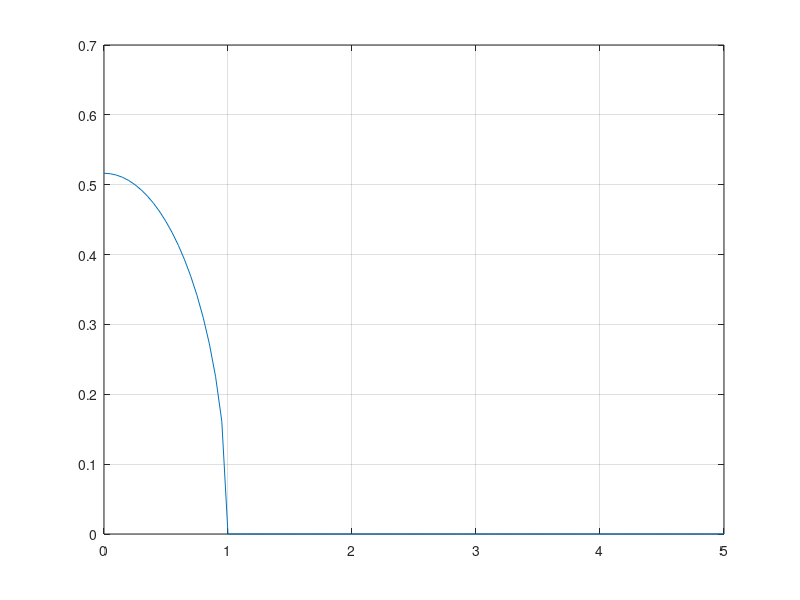

This chart was generated by the following MATLAB code:
function harm_nonlin1

lambda=5;
A=1;
w0=1;
wf=5;
i=0;
for w=0:wf/100:wf
    i=i+1;
    W(i)=w;%0*(1-3*lambda*A^2/(4*w0^2))^0.5;
    A(i)=((-w^2+w0^2)*4*w0^2/3/lambda)^0.5;
end
figure(1);plot(W,A);grid on;
